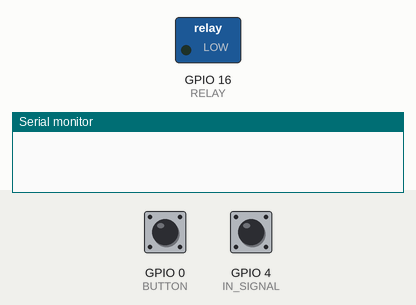
Simulated run of this program. Board: ESP32-S3. On the bench: switched loads named in the program (green lamp = pin HIGH), the last lines printed to the serial monitor. The test bench sets the inputs (shaded band); at power-on: GPIO 0 (BUTTON) HIGH, GPIO 4 (IN_SIGNAL) HIGH.

Above: at 1.2 s.
1.3 s: GPIO 0 (BUTTON) pulled LOW for 0.15 s
At 2.0 s:
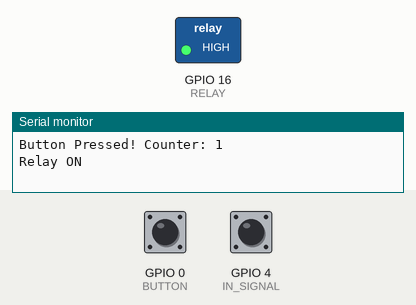
4.5 s: GPIO 0 (BUTTON) pulled LOW for 1 s
At 5.6 s:
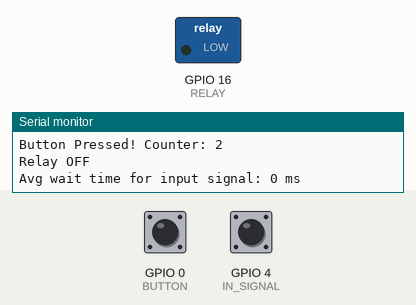
7.0 s: GPIO 0 (BUTTON) pulled LOW for 3.2 s
At 7.5 s:
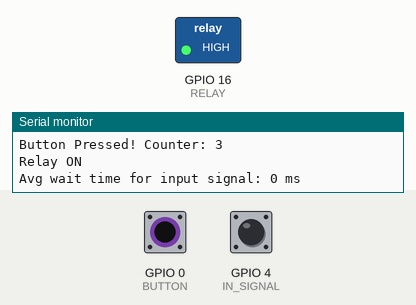
Timing chart, 0 to 10.0 s (numbered marks = the images above; inputs shaded):
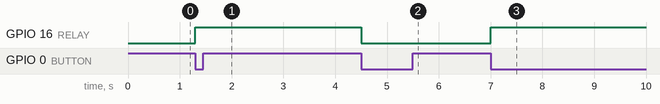

The program:

main.cpp
```cpp
#include <Arduino.h>

constexpr uint8_t BUTTON = 0;
constexpr uint8_t RELAY = 16;
constexpr uint8_t IN_SIGNAL = 4;

volatile bool buttonPressed = false;
void IRAM_ATTR handleButtonPress()
{
    buttonPressed = true;
}

bool relayState = false;
volatile bool signalReceived = false;
void IRAM_ATTR handleInputSignal()
{
    signalReceived = true;
}

void setup()
{
    Serial.begin(115200);
    pinMode(BUTTON, INPUT_PULLUP);
    attachInterrupt(digitalPinToInterrupt(BUTTON), handleButtonPress, FALLING);

    pinMode(RELAY, OUTPUT);
    digitalWrite(RELAY, LOW);

    pinMode(IN_SIGNAL, INPUT_PULLUP);
    attachInterrupt(digitalPinToInterrupt(IN_SIGNAL), handleInputSignal, CHANGE);
}

long counter = 0;
unsigned long timeSent = 0;
unsigned long elapsedTime = 0;
unsigned long totalElapsedTime = 0;

void loop()
{
    if (buttonPressed)
    {
        counter++;
        totalElapsedTime += elapsedTime;
        Serial.println("Button Pressed! Counter: " + String(counter));
        buttonPressed = false;
        relayState = !relayState;
        timeSent = millis();
        digitalWrite(RELAY, relayState ? HIGH : LOW);
        Serial.println(relayState ? "Relay ON" : "Relay OFF");
        if (counter > 1)
        {
            Serial.println("Avg wait time for input signal: " + String(totalElapsedTime / (counter - 1)) + " ms");
        }
    }

    if (signalReceived)
    {
        signalReceived = false;
        elapsedTime = millis() - timeSent;
        Serial.println("Input Signal: " + String(digitalRead(IN_SIGNAL) == HIGH ? "HIGH" : "LOW") + " at " + String(elapsedTime) + " ms since last button press");
    }
}
```

Measured:
- after the input at 1.3 s, GPIO 16 (RELAY): LOW → HIGH at once
- after the input at 4.5 s, GPIO 16 (RELAY): HIGH → LOW at once
- after the input at 7.0 s, GPIO 16 (RELAY): LOW → HIGH at once
